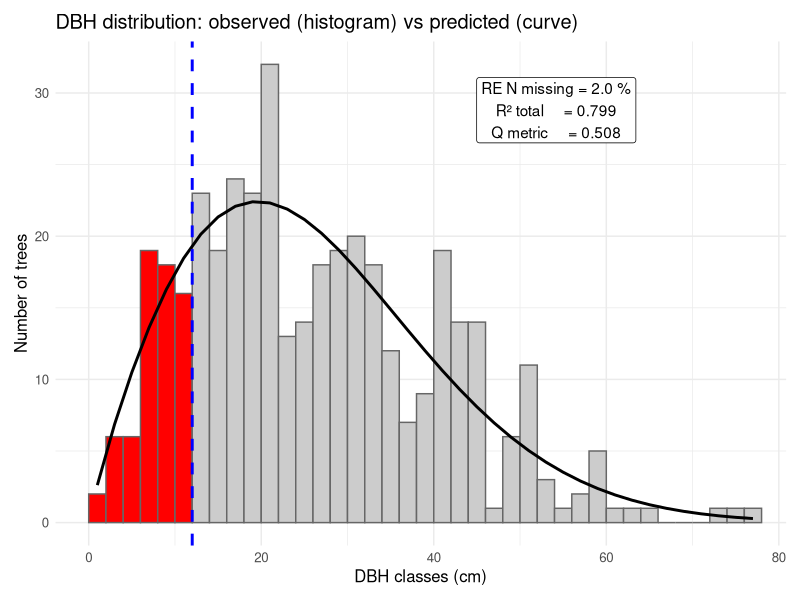
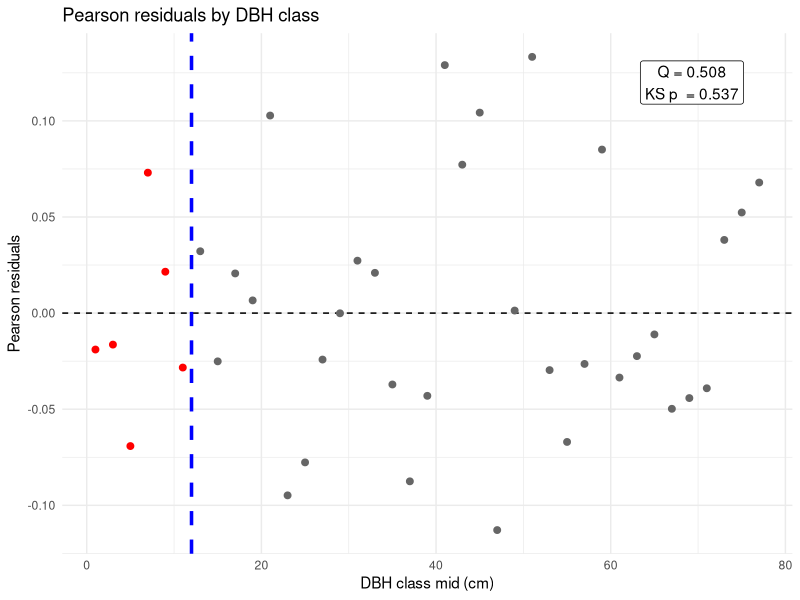
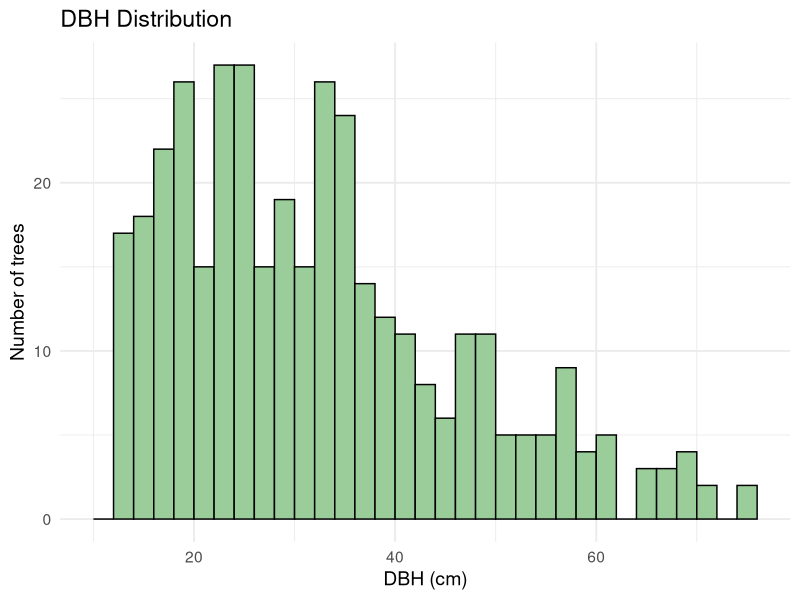
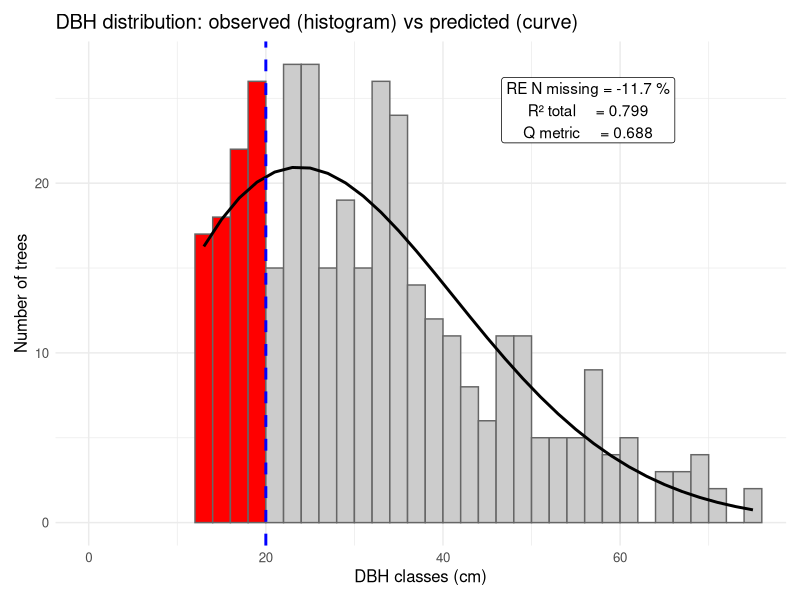
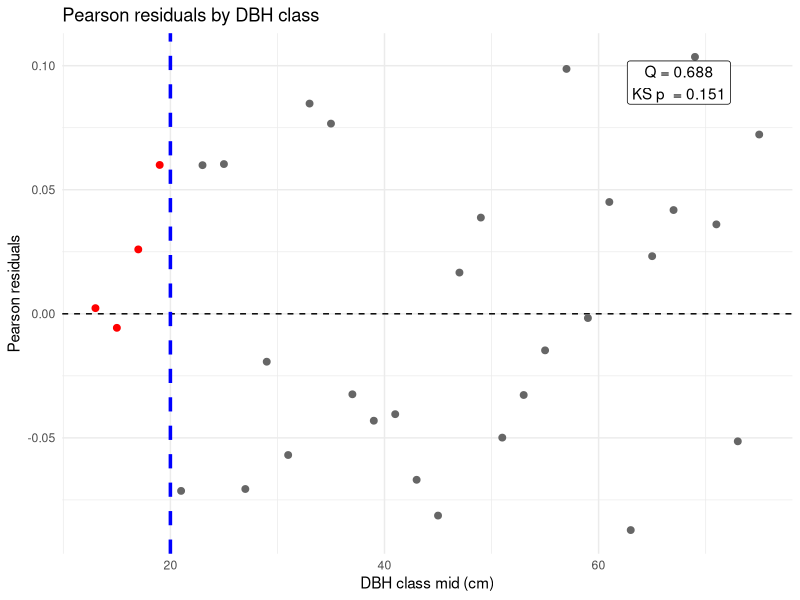
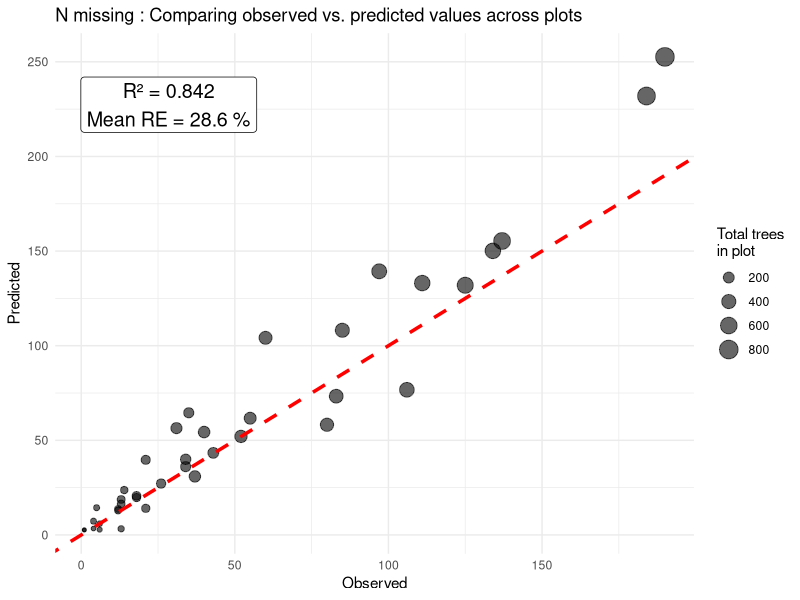

Here is the R script that generated these plots, in order:
## ---- chunk 1
library(readxl)
library(ggplot2)
library(dplyr)
## ---- chunk 2
fit_weibull_trunc_mle <- function(dbh_distrib_truncated, t,
                                  start_shape = 2,
                                  start_scale = mean(dbh_distrib_truncated, na.rm = TRUE)) {
  
  dbh_distrib_truncated <- dbh_distrib_truncated[is.finite(dbh_distrib_truncated)]
  n <- length(dbh_distrib_truncated)
  if (n == 0L) stop("Aucun DBH >= t après nettoyage.")

  nll <- function(par) {
    k   <- par[1]
    lam <- par[2]
    if (!is.finite(k) || !is.finite(lam) || k <= 0 || lam <= 0) return(Inf)

    ll1 <- dweibull(dbh_distrib_truncated, shape = k, scale = lam, log = TRUE)
    p_t <- pweibull(t, shape = k, scale = lam)

    if (any(!is.finite(ll1)) || !is.finite(p_t) || p_t >= 1) return(Inf)

    ll <- sum(ll1) - n * log(1 - p_t)
    -ll
  }

  opt <- optim(c(start_shape, start_scale),
               nll,
               method = "L-BFGS-B",
               lower = c(1e-6, 1e-6))

  if (opt$convergence != 0)
    warning("optim n'a pas convergé (code = ", opt$convergence, ")")

  data.frame(
    shape       = opt$par[1],
    scale       = opt$par[2],
    logLik      = -opt$value
  )
}
## ---- chunk 3
dbh_threshold <- 12

dbh_distrib <- rweibull(n=400, shape = 1.9, scale = 30)
dbh_distrib_truncated <- dbh_distrib[dbh_distrib >= dbh_threshold]

fit <- fit_weibull_trunc_mle(dbh_distrib_truncated, 
                             t=dbh_threshold, 
                             start_shape = 2, 
                             start_scale = mean(dbh_distrib_truncated))

fit
## ---- chunk 4
predict_N_missing <- function(params, N_obs, t) {
  k <- params$shape
  lam <- params$scale

  p_dbh_over_threshold <- 1 - pweibull(t, k, lam)
  N_tot  <- N_obs / p_dbh_over_threshold
  N_missing <- N_tot * pweibull(t, k, lam)

  data.frame(
    N_tot  = N_tot,
    N_missing = N_missing,
    p_dbh_over_threshold = p_dbh_over_threshold
  )
}
## ---- chunk 5
N_obs <- length(dbh_distrib_truncated) # Number of trees observed, that corresponds to the number of trees with DBH over the dbh_threshold

N_missing <- predict_N_missing(params = fit, N_obs = N_obs, t = dbh_threshold)
N_missing
## ---- chunk 6
predict_weibull_full_counts <- function(params, N_obs, dbh_classes, t) {
  
  k <- params$shape
  lam <- params$scale

  N   <- predict_N_missing(params, N_obs, t)
  N_tot <- N$N_tot

  low <- dbh_classes[-length(dbh_classes)]
  up  <- dbh_classes[-1]

  pred <- N_tot * (pweibull(up, k, lam) - pweibull(low, k, lam))

  data.frame(
    class_lower = low,
    class_upper = up,
    N_pred      = pred,
    under_t     = up <= t
  )
}
## ---- chunk 7
dbh_classes <- seq(0, 200, 2)

pred <- predict_weibull_full_counts(params = fit, N_obs, dbh_classes, t = dbh_threshold)
head(pred, 10)
## ---- chunk 8
# PREPROCESS
# ----------------------------------------------------------------------
n_obs <- hist(dbh_distrib, breaks = dbh_classes, plot = FALSE)$counts
n_pred <- pred$N_pred

class_mid <- (pred$class_lower + pred$class_upper) / 2

last_nonzero <- max(which(n_obs > 0))
idx <- seq_len(last_nonzero)

n_obs <- n_obs[idx] ; n_pred <- n_pred[idx] ; class_mid <- class_mid[idx] ; pred <- pred[idx, ]

# PERASON RESIDUALS
# ----------------------------------------------------------------------
get_pearson_residuals <- function(n_obs, n_pred, class_mid, dbh_threshold) {
  
  # proportions
  prop_obs  <- n_obs  / sum(n_obs)
  prop_pred <- n_pred / sum(n_pred)

  # Pearson residuals
  eps <- 1e-8
  pearson_res <- (prop_obs - prop_pred) / sqrt(pmax(prop_pred, eps))

  # Région
  region <- ifelse(class_mid < dbh_threshold, "DBH < t", "DBH ≥ t")

  # dataframe final
  data.frame(
    class_mid   = class_mid,
    pearson_res = pearson_res,
    region      = factor(region, levels = c("DBH < t", "DBH ≥ t"))
  )
}

# METRICS 
# ----------------------------------------------------------------------
r2_global <- function(X_obs, X_pred) {
  X_mean <- mean(X_obs)
  1 - sum((X_obs - X_pred)^2) / sum((X_obs - X_mean)^2)
}

re_missing <- function(N_missing_obs, N_missing_pred) {
  ((N_missing_pred - N_missing_obs) / N_missing_obs) * 100
}

Q_metric_from_df <- function(df_res) {
  r_under <- df_res$pearson_res[df_res$region == "DBH < t"]
  r_over  <- df_res$pearson_res[df_res$region == "DBH ≥ t"]
  
  mse_under <- mean(r_under^2, na.rm = TRUE)
  mse_over  <- mean(r_over^2,  na.rm = TRUE)
  
  if (!is.finite(mse_over) || mse_over <= 0) return(NA_real_)
  
  1 - mse_under / mse_over
}

KS_p_from_df <- function(df_res) {
  tryCatch(
    ks.test(
      abs(df_res$pearson_res[df_res$region == "DBH < t"]),
      abs(df_res$pearson_res[df_res$region == "DBH ≥ t"])
    )$p.value,
    error = function(e) NA_real_
  )
}
## ---- chunk 9
# Pearson residuals based metrics
df_res <- get_pearson_residuals(n_obs, n_pred, class_mid, dbh_threshold = dbh_threshold)

# Metrics
Q <- Q_metric_from_df(df_res)
R2_all <- r2_global(n_obs, n_pred)
RE_missing <- re_missing(sum(dbh_distrib < dbh_threshold), sum(pred$N_pred[pred$under_t]))
KS_p <- KS_p_from_df(df_res)

metrics <- data.frame(
  Q = Q,
  R2_all = R2_all,
  RE_missing = RE_missing,
  KS_p = KS_p
)

metrics
## ---- chunk 10
plot_weibull_hist_curve <- function(df, counts, t, metrics) {
  df$class_mid <- (df$class_lower + df$class_upper) / 2
  bw <- unique(df$class_upper - df$class_lower)[1]
  
  df$N_obs  <- as.numeric(counts)
  df$N_pred <- as.numeric(df$N_pred)

  ymax <- max(c(df$N_obs, df$N_pred), na.rm = TRUE)
  xmin <- min(df$class_mid, na.rm = TRUE)
  xmax <- max(df$class_mid[df$N_obs > 0], na.rm = TRUE)

  ggplot2::ggplot(df, ggplot2::aes(x = class_mid)) +
    ggplot2::geom_col(
      ggplot2::aes(y = N_obs, fill = class_upper <= t),
      width = bw, color = "grey40"
    ) +
    ggplot2::scale_fill_manual(values = c("TRUE" = "red", "FALSE" = "grey80")) +
    ggplot2::geom_line(ggplot2::aes(y = N_pred), linewidth = 1) +
    ggplot2::geom_vline(xintercept = t, linetype = 2, linewidth = 1, color = "blue") +
    ggplot2::annotate(
      "label",
      x = xmin + 0.70 * (xmax - xmin),
      y = 0.9 * ymax,
      label = paste0(
        "RE N missing = ", sprintf("%.1f", metrics$RE_missing), " %\n",
        "R² total     = ", sprintf("%.3f", metrics$R2_all), "\n",
        "Q metric     = ", sprintf("%.3f", metrics$Q)
      )
    ) +
    ggplot2::labs(
      x = "DBH classes (cm)", y = "Number of trees",
      title = "DBH distribution: observed (histogram) vs predicted (curve)"
    ) +
    ggplot2::coord_cartesian(xlim = c(0, xmax)) +
    ggplot2::theme_minimal() +
    ggplot2::theme(
      legend.position = "none",
      text = ggplot2::element_text(size = 12),
      plot.margin = grid::unit(rep(10, 4), "pt")
    )
}
## ---- chunk 11
plot_weibull_hist_curve(pred, n_obs, t = dbh_threshold, metrics)
## ---- chunk 12
plot_residuals_by_class <- function(df_res, Q, KS_p, t) {

  ymax <- max(df_res$pearson_res, na.rm = TRUE)
  xmax <- max(df_res$class_mid,   na.rm = TRUE)

  ggplot2::ggplot(df_res, ggplot2::aes(x = class_mid,
                                       y = pearson_res,
                                       colour = region)) +
    ggplot2::geom_hline(yintercept = 0, linetype = 2) +
    ggplot2::geom_vline(xintercept = t, linetype = 2, linewidth = 1.2, colour = "blue") +
    ggplot2::geom_point(size = 2) +
    ggplot2::scale_colour_manual(
      values = c("DBH < t" = "red", "DBH ≥ t" = "grey40"),
      name   = NULL
    ) +
    ggplot2::annotate(
      "label",
      x = 0.9 * xmax,
      y = 0.9 * ymax,
      label = paste0(
        "Q = ", sprintf('%.3f', Q), "\n",
        "KS p  = ", ifelse(is.na(KS_p), "NA", sprintf('%.3f', KS_p))
      )
    ) +
    ggplot2::labs(
      x = "DBH class mid (cm)",
      y = "Pearson residuals",
      title = "Pearson residuals by DBH class"
    ) +
    ggplot2::theme_minimal() +
    ggplot2::theme(legend.position = "none")
}
## ---- chunk 13
plot_residuals_by_class(df_res, Q, KS_p, t = dbh_threshold)
## ---- chunk 14
df <- read_excel("Tree-DBH-BA_and_BM_Growth-Data-BySps.xlsx", sheet = 1)
head(df, 10)
## ---- chunk 15
# Choosing a PLOT_ID from 1 to XX to Display
PLOT_ID = 10
## ---- chunk 16
df_plot <- df[df$PLOT_ID == PLOT_ID, ]

breaks_seq <- seq(10, max(df_plot$DBH, na.rm = TRUE) + 2, by = 2)

ggplot(df_plot, aes(x = DBH)) +
  geom_histogram(breaks = breaks_seq, fill = "darkseagreen3", color = "black") +
  labs(
    title = "DBH Distribution",
    x = "DBH (cm)",
    y = "Number of trees"
  ) +
  theme_minimal(base_size = 14)
## ---- chunk 17
t   <- 20
pid <- 10

# Get complete and truncated dbh distributions
df_plot <- df[df$PLOT_ID == pid, ]
dbh_distrib <- na.omit(df_plot$DBH)
dbh_distrib_truncated <- dbh_distrib[dbh_distrib >= t]

# Define DBH classes
dbh_classes_for <- function(dbh_distrib) {
  x <- dbh_distrib[is.finite(dbh_distrib)]
  if (length(x) == 0L) return(NULL)
  
  bmin <- floor(min(x) / 2) * 2
  bmax <- ceiling(max(x) / 2) * 2
  seq(bmin, bmax, by = 2)
}

dbh_classes <- dbh_classes_for(dbh_distrib)
## ---- chunk 18
# FITTING truncated Weibull
# -----------------------------------------------------------------
fit <- fit_weibull_trunc_mle(dbh_distrib_truncated, t = t)

# PREDICTING Weibull-based counts for all dbh classes
# -----------------------------------------------------------------
pred <- predict_weibull_full_counts(
  params       = fit,
  N_obs        = length(dbh_distrib_truncated),   
  dbh_classes  = dbh_classes,
  t            = t
)

n_per_class_obs  <- hist(dbh_distrib, breaks = dbh_classes, plot = FALSE)$counts
n_per_class_pred <- pred$N_pred
class_mid <- (pred$class_lower + pred$class_upper) / 2

# ASSESSING quality of the predictions
# -----------------------------------------------------------------
# Pearson residuals based metrics
df_res <- get_pearson_residuals(n_per_class_obs, n_per_class_pred, class_mid, dbh_threshold = t)

# Metrics
Q <- Q_metric_from_df(df_res)
R2_all <- r2_global(n_obs, n_pred)
RE_missing <- re_missing(sum(n_per_class_obs[class_mid < t]), sum(n_per_class_pred[class_mid < t]))
KS_p <- KS_p_from_df(df_res)

metrics <- data.frame(
  Q = Q,
  R2_all = R2_all,
  RE_missing   = RE_missing,
  KS_p         = KS_p
)

# VISUALIZING Results
# -----------------------------------------------------------------
plot_weibull_hist_curve(pred, n_per_class_obs, t, metrics)
## ---- chunk 19
plot_residuals_by_class(df_res, Q, KS_p, t)
## ---- chunk 20
t <- 20
plot_ids <- sort(unique(df$PLOT_ID))

res_list <- lapply(plot_ids, function(pid) {
  
  # PREPROCESSING
  # ---------------------------------------------------
  df_plot <- df %>%
    dplyr::filter(PLOT_ID == pid, is.finite(DBH))
  
  dbh_distrib <- df_plot$DBH
  dbh_classes <- dbh_classes_for(dbh_distrib)
  
  dbh_distrib_truncated <- dbh_distrib[dbh_distrib >= t]
  if (length(dbh_distrib_truncated) < 20) return(NULL)
  
  # FITTING
  # ---------------------------------------------------
  fit <- fit_weibull_trunc_mle(dbh_distrib_truncated, t = t)
  
  # PREDICTING
  # ---------------------------------------------------
  pred <- predict_weibull_full_counts(
    params      = fit,
    N_obs       = length(dbh_distrib_truncated),  
    dbh_classes = dbh_classes,
    t           = t
  )
  
  n_per_class_obs  <- hist(dbh_distrib, breaks = dbh_classes, plot = FALSE)$counts
  n_per_class_pred <- pred$N_pred
  class_mid        <- (pred$class_lower + pred$class_upper) / 2
  
  # METRICS
  # ---------------------------------------------------
  # Résidus de Pearson
  df_res <- get_pearson_residuals(n_per_class_obs, n_per_class_pred, class_mid, t)
  
  Q    <- Q_metric_from_df(df_res)
  KS_p <- KS_p_from_df(df_res)
  R2_all <- r2_global(n_per_class_obs, n_per_class_pred)
  RE_missing  <- re_missing(sum(n_per_class_obs[class_mid < t]), sum(n_per_class_pred[class_mid < t]))
  
  # ---- Sortie par parcelle ----
  data.frame(
    PLOT_ID      = pid,
    shape        = fit$shape,
    scale        = fit$scale,
    Q            = Q,
    R2_all = R2_all,
    RE_missing   = RE_missing,
    KS_p         = KS_p,
    N_tot_pred   = sum(n_per_class_pred),
    N_tot_obs = sum(n_per_class_obs),
    N_missing_pred = sum(n_per_class_pred[class_mid < t]),
    N_missing_obs = sum(n_per_class_obs[class_mid < t])
  )
})

results <- do.call(rbind, res_list)
## ---- chunk 21
head(results, 10)
## ---- chunk 22
# Adding observations and predictions of N_missing
df_results <- results |>
  dplyr::mutate(
    N_missing       = N_missing_obs,
    N_missing_pred  = N_missing_pred,
    RE_missing      = RE_missing,
    N_tot_obs_plot  = N_tot_obs
  )

RE_mean <- mean(df_results$RE_missing, na.rm = TRUE)

# Computing R2 of the relationship between N_missing and N_missing_pred
R2_ <- with(
  df_results,
  1 - sum((N_missing - N_missing_pred)^2) /
      sum((N_missing - mean(N_missing))^2)
)

# ---- Figure ----
ggplot2::ggplot(df_results, ggplot2::aes(
  x = N_missing,
  y = N_missing_pred,
  size = N_tot_obs_plot                                 
)) +
  ggplot2::geom_point(alpha = 0.6) +                    
  ggplot2::geom_abline(slope = 1, intercept = 0,
                       linetype = 2, linewidth = 1.2, color = "red") +
  ggplot2::annotate(
    "label",
    x = max(df_results$N_missing,      na.rm = TRUE) * 0.15,
    y = max(df_results$N_missing_pred, na.rm = TRUE) * 0.90,
    label = paste0(
      "R² = ", sprintf("%.3f", R2_), "\n",
      "Mean RE = ", sprintf("%.1f", RE_mean), " %"
    ),
    size = 5
  ) +
  ggplot2::labs(
    x = paste0("Observed"),
    y = paste0("Predicted"),
    size = "Total trees\nin plot",                      
    title = paste0("N missing : Comparing observed vs. predicted values across plots")
  ) + 
  ggplot2::theme_minimal()
